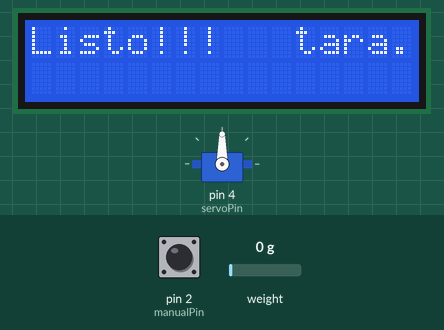
The sketch below on a simulated Arduino Uno, built with avr-gcc and run on an emulated ATmega328P. Parts: 16×2 character LCD, servo. The test bench sets the inputs (shaded band); at power-on: weight on the scale 0 g, pin 2 (manualPin) HIGH.

Above: at 4.2 s.
At 8.3 s:
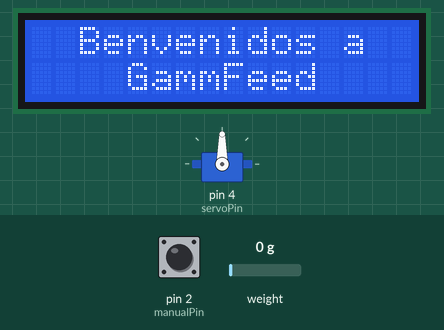
8.4 s: weight on the scale set to 3 g
At 11.0 s:
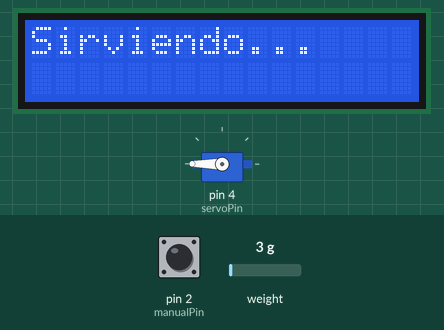
At 12.6 s:
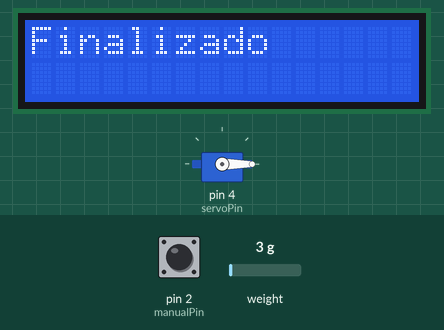
Timing chart, 0 to 73.3 s (numbered marks = the images above; inputs shaded):
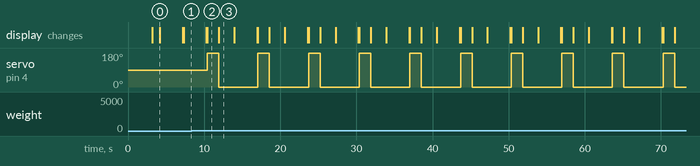

The sketch:

gammaFeed-i2c-pulsador.ino
```cpp
#include <Wire.h> // Biblioteca para la comunicación I2C
#include <LiquidCrystal_I2C.h> // Biblioteca para el LCD I2C
#include "HX711.h" // Biblioteca del sensor de carga
#include <Servo.h> // Biblioteca del micro servo

LiquidCrystal_I2C lcd(0x27, 16, 2); // Dirección I2C del LCD y número de columnas y filas // si no te sale con esta direccion  puedes usar (0x3f,16,2) || (0x27,16,2)  ||(0x20,16,2)

HX711 scale;

int manualPin = 2; // Botón para apertura manual
int estadoBoton = 0; // Variable para estado del botón
int servoPin = 4; // Variable del servo motor continuo
Servo Servo1;

const float pesoControl = 500.0; // Peso objetivo en gramos
bool alimentar = false; // Variable para controlar la alimentación en curso

void setup()
{
  lcd.noBlink();
  lcd.init();
  lcd.backlight();

  scale.begin(A1, A0);// pines DT y SCK del módulo HX711

  pinMode(manualPin, INPUT_PULLUP);

  Servo1.attach(servoPin);
  pinMode(servoPin, OUTPUT); // Servomotor nombrado como salida

  lcd.begin(16, 2); // Inicializar el LCD I2C

  lcd.setCursor(2, 0);
  lcd.print("Benvenidos a");
  lcd.setCursor(4, 1);
  lcd.print("GammFeed");
  delay(3000);
  lcd.clear();

  scale.set_scale(); // Configurar la escala del HX711

  lcd.print("Realizando tara...");
  scale.tare(); // Realizar la tara inicial de la balanza

  lcd.setCursor(0, 0);
  lcd.println("Listo!!!");
  delay(3000);
  lcd.clear();
}

void loop()
{
  estadoBoton = digitalRead(manualPin); // Leer el estado del botón de apertura manual

  // Verificar si se presionó el botón de apertura manual
  if (estadoBoton == LOW)
  {
    lcd.noBlink();
    lcd.print("Sirviendo...");
    alimentar = true; // Iniciar la alimentación manual
    Servo1.write(360); // Girar el servo motor continuo en una dirección
    delay(1500);
    Servo1.write(0); // Detener el servo motor continuo
    lcd.clear();
    lcd.print("Finalizado");
    delay(2000);
    lcd.clear();
    alimentar = false; // Finalizar la alimentación manual
  }

  // Verificar si se alcanzó el peso objetivo
  if (scale.get_units() >= pesoControl && !alimentar)
  {
    lcd.noBlink();
    lcd.print("Sirviendo...");
    alimentar = true; // Iniciar la alimentación automática
    Servo1.write(180); // Girar el servo motor continuo en una dirección
    delay(1500);
    Servo1.write(0); // Detener el servo motor continuo
    lcd.clear();
    lcd.print("Finalizado");
    delay(2000);
    lcd.clear();
    alimentar = false; // Finalizar la alimentación automática
  }

  // Mostrar el mensaje de bienvenida en el LCD
  lcd.noBlink();
  lcd.setCursor(2, 0);
  lcd.print("Benvenidos a");
  lcd.setCursor(4, 1);
  lcd.print("GammFeed");

  delay(3000); // Esperar un segundo antes de actualizar el peso nuevamente
  lcd.clear();
}
```

Measured:
- the behaviour switches between 1 and 2 g on weight on the scale (found by bisection; images 1 and 2)
- after the input at 8.4 s, servo on pin 4 (servoPin): alternates 180° for 1.5 s and 0° for 5.1 s, starting after 2.0 s; the display: first differs from a run without the input after 2.0 s (image 2)
- what the display in image 0 shows lasts 3.0 s, from 4.2 s to 7.2 s
- what the display in image 2 shows lasts 1.5 s, from 10.4 s to 11.9 s
